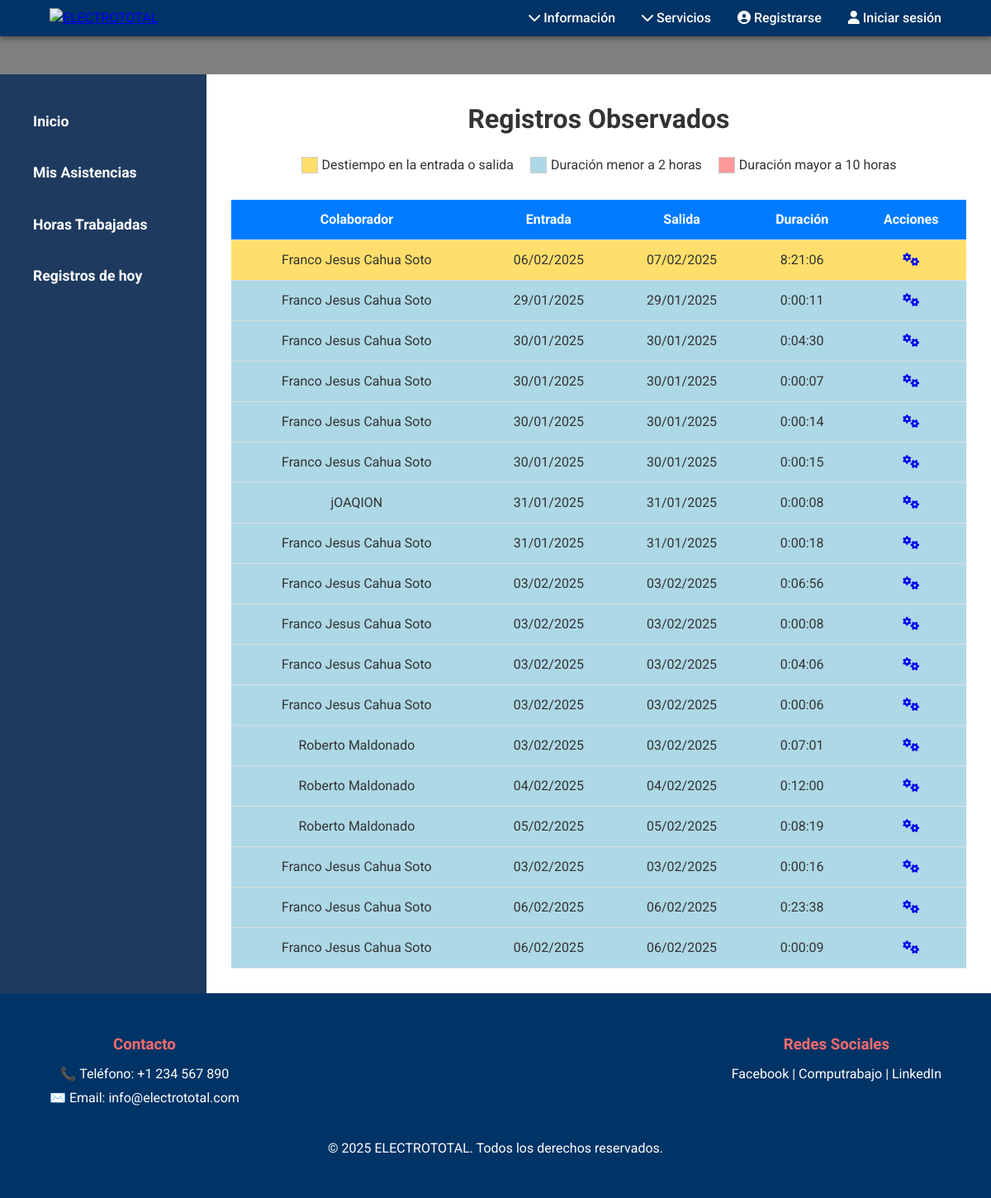
/personal/adminDashboard/observedList/, run on an earlier commit of the app's database.
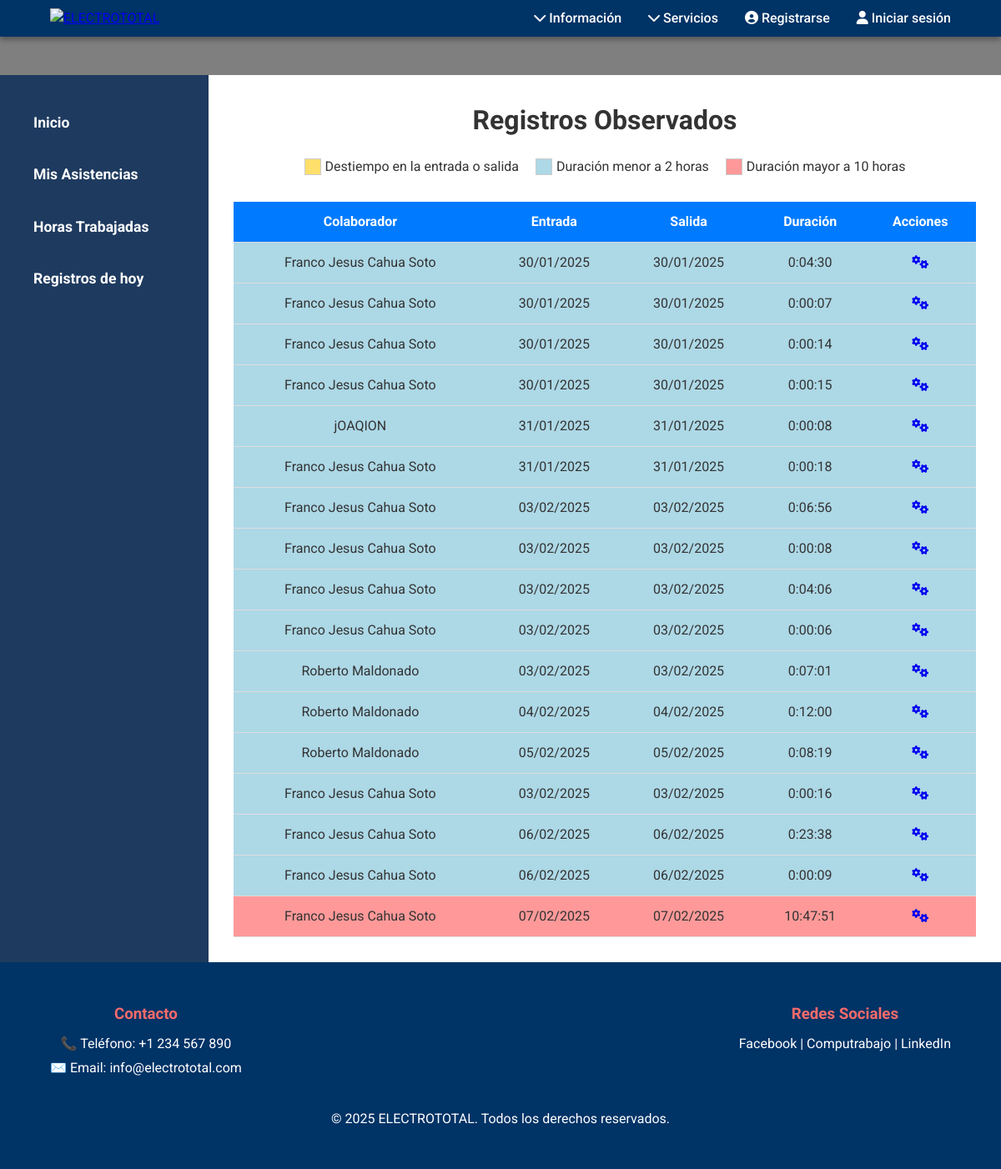
And on a later commit of the database.
### personal/models.py (models this page shows, shortened)
class AttendanceRecord(models.Model):
    isDelete=models.BooleanField(default=False)
    collaborator=models.ForeignKey(Collaborator, on_delete=models.CASCADE)
    inRecord=models.ForeignKey(Record, on_delete=models.CASCADE, related_name='input')
    outRecord=models.ForeignKey(Record, on_delete=models.CASCADE,blank=True,null=True, related_name='output')
    isLunch=models.BooleanField(default=False)
    objects=ModelManager()

class Collaborator(models.Model):
    isDelete= models.BooleanField(default=False)
    user = models.OneToOneField(CustomUser, on_delete=models.CASCADE)
    favoritePlaceIsOffice=models.BooleanField(default=False)
    isWorking=models.IntegerField(default=-1)
    objects=ModelManager()

class CustomUser(AbstractUser):
    isDelete= models.BooleanField(default=False)
    isAdmin = models.BooleanField(default=False)

class Record(models.Model):
    isDelete= models.BooleanField(default=False)
    typeIsInput= models.BooleanField(default=True)
    placeIsOffice=models.BooleanField(default=False)
    collaborator=models.ForeignKey(Collaborator, on_delete=models.CASCADE)
    placeDescription=models.CharField(max_length=30,blank=True,null=True)
    partialDateTime = models.DateTimeField(default=timezone.now )
    dateTime=models.DateTimeField(default=timezone.now)
    unTimelyDateTime = models.DateTimeField(null=True, blank=True)
    photo = models.ImageField(upload_to='fotos_asistencia/')
    objects=ModelManager()

### personal/views.py (the view)
# urls.py: path('adminDashboard/observedList/', views.attendanceObservationsView, name='observedList'), #
def attendanceObservationsView(request):
    attendance_records = AttendanceRecord.objects.enables()
    observed_recordsUnTimely = []
    observedRecordsShort = []
    observedRecordsLarge = []
    totalUnTimely, totalShort, totalLarge = 0, 0, 0
    for record in attendance_records:
        observed_status = isObserved(record)
        hoursWorked, _  = calculateHoursWorked(record)
        if observed_status == 0:
            observed_recordsUnTimely.append((record, hoursWorked))
            totalUnTimely += hoursWorked
        elif observed_status == 1:
            observedRecordsShort.append((record, hoursWorked))
            totalShort += hoursWorked
        elif observed_status == 2:
            observedRecordsLarge.append((record, hoursWorked))
            totalLarge += hoursWorked
    return render(request, 'attendanceObservations.html', {
        'records_unTimely': observed_recordsUnTimely,
        'records_short': observedRecordsShort,
        'records_large': observedRecordsLarge,
        'total_unTimely': totalUnTimely,
        'total_short': totalShort,
        'total_large': totalLarge,
    })

### personal/models.py (called while the page is built)
    def enables(self):
        return self.filter(isDelete=False)

### personal/scripts.py (called while the page is built)
def calculateHoursWorked(attendanceRecord):
    try:
        inRecordDT=attendanceRecord.inRecord.dateTime
        outRecordDT=attendanceRecord.outRecord.dateTime
        diff=outRecordDT-inRecordDT
        diffHours=diff.total_seconds() / 3600
        launch=isLaunch(inRecordDT,diffHours)
        if launch:
            diffHours -= 1
    except:
        diffHours=0
        launch=False
    return diffHours,launch

def isLaunch(inRecordDT, diffHours):
    peru_tz = pytz.timezone("America/Lima")
    inRecordDT = inRecordDT.astimezone(peru_tz)
    return inRecordDT.hour < 12 and diffHours > 5

def isObserved(attendance_record):
    if attendance_record.inRecord.unTimelyDateTime or (attendance_record.outRecord and attendance_record.outRecord.unTimelyDateTime):
        return 0
    if attendance_record.outRecord:
        time_diff, _ = calculateHoursWorked(attendance_record)
        if time_diff < 1:
            return 1
        elif time_diff>10:
            return 2
    return -1

### personal/templatetags/custom_filters.py (called while the page is built)
@register.filter
def float_to_hms(hours_float):
    hours = int(hours_float)
    minutes = int((hours_float - hours) * 60)
    seconds = int((((hours_float - hours) * 60) - minutes) * 60)
    return f"{hours}:{minutes:02d}:{seconds:02d}"

### personal/templates/attendanceObservations.html (shortened to what this page needs)
{% extends 'baseHome.html' %}
{% load custom_filters %}
{% block content_dashboard %}
    <h1>Registros Observados</h1>
    <div style="display: flex; justify-content: center; gap: 20px; margin-bottom: 20px;">
        <div style="display: flex; align-items: center;">
            <div style="width: 20px; height: 20px; background-color: rgb(255, 223, 107); border: 1px solid #ccc; margin-right: 5px;"></div>
            <span>Destiempo en la entrada o salida</span>
        </div>
        <div style="display: flex; align-items: center;">
            <div style="width: 20px; height: 20px; background-color: rgb(173, 216, 230); border: 1px solid #ccc; margin-right: 5px;"></div>
            <span>Duración menor a 2 horas</span>
        </div>
        <div style="display: flex; align-items: center;">
            <div style="width: 20px; height: 20px; background-color: rgb(255, 153, 153); border: 1px solid #ccc; margin-right: 5px;"></div>
            <span>Duración mayor a 10 horas</span>
        </div>
    </div>
    <div class="table-wrapper">
        <table>
            <thead>
                <tr>
                    <th>Colaborador</th>
                    <th>Entrada</th>
                    <th>Salida</th>
                    <th>Duración</th>
                    <th>Acciones</th>
                </tr>
            </thead>
            <tbody>
                {% for record, hour in records_unTimely %}
                    <tr class="row-warning">
                        <td>{{ record.collaborator.user.first_name }}</td>
                        <td>{{ record.inRecord.dateTime|date:"d/m/Y" }}</td>
                        <td>{{ record.outRecord.dateTime|date:"d/m/Y"|default:"-" }}</td>
                        <td>
                            {% if record.outRecord %}
                                {{ hour|float_to_hms }}
                            {% else %}
                                -
                            {% endif %}
                        </td>
                        <td>
                            <a href="{% url 'attendanceRecord' attendanceRecord_id=record.id %}">
                                <i class="fa fa-cogs" aria-hidden="true"></i>
                            </a>
                        </td>
                    </tr>
                {% endfor %}
                {% for record, hour in records_short %}
                    <tr class="row-info">
                        <td>{{ record.collaborator.user.first_name }}</td>
                        <td>{{ record.inRecord.dateTime|date:"d/m/Y" }}</td>
                        <td>{{ record.outRecord.dateTime|date:"d/m/Y"|default:"-" }}</td>
                        <td>{{ hour|float_to_hms }}</td>
                        <td>
                            <a href="{% url 'attendanceRecord' attendanceRecord_id=record.id %}">
                                <i class="fa fa-cogs" aria-hidden="true"></i>
                            </a>
                        </td>
                    </tr>
                {% endfor %}
                {% for record, hour in records_large %}
                    <tr class="row-danger">
                        <td>{{ record.collaborator.user.first_name }}</td>
                        <td>{{ record.inRecord.dateTime|date:"d/m/Y" }}</td>
                        <td>{{ record.outRecord.dateTime|date:"d/m/Y"|default:"-" }}</td>
                        <td>{{ hour|float_to_hms }}</td>
                        <td>
                            <a href="{% url 'attendanceRecord' attendanceRecord_id=record.id %}">
                                <i class="fa fa-cogs" aria-hidden="true"></i>
                            </a>
                        </td>
                    </tr>
                {% endfor %}
            </tbody>
        </table>
    </div>
{% endblock %}

### personal/templates/baseHome.html (shortened to what this page needs)
{% extends 'base.html' %}
{% block extra_styles %}
    {% load static %}
    <link rel="stylesheet" href="{% static 'css/baseHome.css' %}">
{% endblock %}
{% block content %}
    <div class="main-container">
        <div class="sidebar">
            <nav>
                <a href="{% url 'home' %}" class="{% if request.path == '/personal/' %}active{% endif %}">Inicio</a>
                <a href="{% url 'myRecords' %}" class="{% if request.path == '/personal/myRecords/' %}active{% endif %}">Mis Asistencias</a>
                <a href="{% url 'hoursWorked' %}" class="{% if request.path == '/personal/hoursWorked/' %}active{% endif %}">Horas Trabajadas</a>
                <a href="{% url 'attendanceChat' %}" class="{% if request.path == '/personal/attendanceChat/' %}active{% endif %}">Registros de hoy</a>
            </nav>
        </div>
        <div class="content">
            {% block content_dashboard %}
            {% endblock %}
        </div>
    </div>
{% endblock %}

### personal/templates/base.html (shortened to what this page needs)
<!DOCTYPE html>
<html lang="es">
<head>
    {% load static %}
    <link rel="stylesheet" href="{% static 'css/base.css' %}">
    {% block extra_styles %}{% endblock %}
    <link rel="stylesheet" href="https://cdnjs.cloudflare.com/ajax/libs/font-awesome/6.0.0-beta3/css/all.min.css">
</head>
<body>
    <header class="header">
        <div class="logo">
            <a href="{% url 'home' %}">
                <img src="https://i.ibb.co/D91DT3B/logo-removebg-preview-1.png" alt="ELECTROTOTAL">
            </a>
        </div>
        <nav class="navbar">
            <ul class="navbar-links">
                <li class="dropdown">
                    <a href="#"><i class="fa fa-chevron-down"></i>  Información</a>
                </li>
                <li class="dropdown">
                    <a href="#"><i class="fa fa-chevron-down"></i>  Servicios</a>
                </li>
            </ul>
            <ul class="navbar-links user-links">
                {% if user.is_authenticated %}
                    <li class="dropdown">
                        <a href="#"><i class="fa fa-user"></i> {{ user.username }}</a>
                        <ul class="dropdown-menu">
                            <li><a href="#">Sobre mí</a></li>
                            <li><a href="{% url 'logout' %}">Cerrar sesión</a></li>
                        </ul>
                    </li>
                {% else %}
                    <li><a href="#"><i class="fa fa-user-circle"></i>  Registrarse</a></li>
                    <li><a href="{% url 'login' %}"><i class="fa fa-user"></i>  Iniciar sesión</a></li>
                {% endif %}
            </ul>
        </nav>
    </header>
    <main>
        {% block content %}
        {% endblock %}
    </main>
    <footer>
        <div class="footer-content">
            <div class="footer-contact">
                <h3>Contacto</h3>
                <p>📞 Teléfono: +1 234 567 890</p>
                <p>✉️ Email: info@electrototal.com</p>
            </div>
            <div class="footer-socials">
                <h3>Redes Sociales</h3>
                <a href="#">Facebook |</a>
                <a href="#">Computrabajo |</a>
                <a href="#">LinkedIn</a>
            </div>
        </div>
        <div class="footer-bottom">
            <p>&copy; 2025 ELECTROTOTAL. Todos los derechos reservados.</p>
        </div>
    </footer>
</body>
</html>

### personal/static/css/base.css (style rules this page uses)
* { margin: 0; padding: 0; box-sizing: border-box; font-family: 'Roboto', sans-serif; }
body { background: url('https://twind.io/cl/wp-content/uploads/2023/06/seguridad-y-salud-de-los-trabajadores.webp') no-repeat center center fixed; background-size: cover; position: relative; color: #333; font-size: 16px; line-height: 1.5; overflow-x: hidden; }
body::after { content: ""; position: absolute; top: 0; left: 0; right: 0; bottom: 0; background-color: rgba(0, 0, 0, 0.5); z-index: -1; }
.header { position: fixed; top: 0; left: 0; right: 0; background-color: rgba(0, 51, 102); color: white; padding: 10px 5%; display: flex; justify-content: space-between; align-items: center; z-index: 100; box-shadow: 0 4px 6px rgba(0, 0, 0, 0.3); }
.logo img { width: 180px; height: auto; }
.navbar { display: flex; justify-content: space-between; align-items: center; gap: 2rem; }
.navbar-links, .user-links { list-style: none; display: flex; gap: 2rem; }
.navbar-links li a, .user-links li a { color: white; text-decoration: none; font-weight: 500; transition: color 0.3s; }
.dropdown { position: relative; }
footer { background-color: #003366; color: white; padding: 3rem 5%; text-align: center; }
.footer-content { display: flex; justify-content: space-between; margin-bottom: 2rem; }
.footer-contact h3, .footer-socials h3 { color: #f76b6b; margin-bottom: 10px; }
.footer-contact p, .footer-socials a { color: white; font-size: 1rem; margin-bottom: 5px; text-decoration: none; }
.footer-bottom p { font-size: 1rem; margin-top: 10px; }
main { padding-top: 90px; }

### personal/static/css/baseHome.css (style rules this page uses)
body { background-color: #ffffff; font-family: 'Arial', sans-serif; color: #333; margin: 0; padding: 0; }
.main-container { display: flex; min-height: 100vh; background-color: #f4f6f9; }
.sidebar { width: 250px; background-color: #1E3A5F; padding: 20px; display: flex; flex-direction: column; justify-content: space-between; height: auto; }
.sidebar nav a { color: #ffffff; text-decoration: none; font-size: 1.1em; font-weight: bold; padding: 12px 20px; border-radius: 5px; margin: 12px 0; display: block; transition: background-color 0.3s ease; }
.content { flex: 1; padding: 30px; background-color: #fff; overflow-y: auto; }

### personal/templates/attendanceObservations.html (style rules this page uses)
h1 { text-align: center; color: #333; margin-bottom: 20px; }
.table-wrapper { overflow-x: auto; }
table { width: 100%; border-collapse: collapse; margin-top: 10px; }
th, td { padding: 12px; text-align: center; border-bottom: 1px solid #ddd; }
th { background-color: #007bff; color: white; }
tr:nth-child(even) { background-color: #f2f2f2; }
.row-info { background-color: rgb(173, 216, 230) !important; }
.row-danger { background-color: rgb(255, 153, 153) !important; }

What changed in the data, as far as the page shows it:
no longer on this page (row unchanged): AttendanceRecord: collaborator.user.first_name "Franco Jesus Cahua Soto", inRecord.dateTime "06/02/2025", outRecord.dateTime "07/02/2025", hour "8:21:06", shown under "Registros Observados"
no longer on this page (row edited): AttendanceRecord: collaborator.user.first_name "Franco Jesus Cahua Soto", inRecord.dateTime "29/01/2025", outRecord.dateTime "29/01/2025", hour "0:00:11"
added AttendanceRecord: collaborator.user.first_name "Franco Jesus Cahua Soto", inRecord.dateTime "07/02/2025", outRecord.dateTime "07/02/2025", hour "10:47:51"
